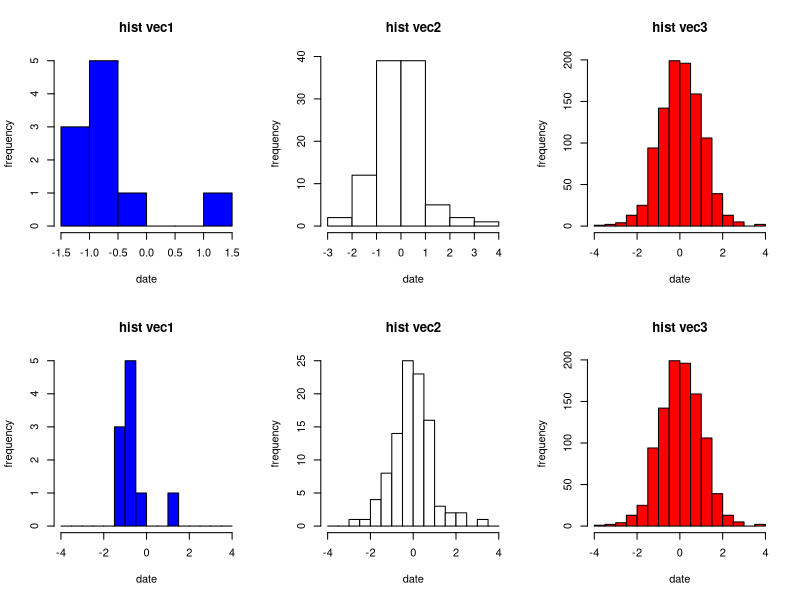

Generate this figure with R:
##############################################
#Problème 1#
##############################################

#Création des 3 vecteurs#

vec1=rnorm(10)
vec2=rnorm(100)
vec3=rnorm(1000)

####création d'un fichier pdf####
pdf("Problème1.pdf")

####Permet de définir que l'on veut en sortir des graphes organisés sur 2 colonnes et 3 lignes#
par(mfrow = c(2,3))


hist(vec1,col="blue",xlab="date",ylab="frequency",main="hist vec1")

hist(vec2,col="white",xlab="date",ylab="frequency",main="hist vec2")

hist(vec3,col="red",xlab="date",ylab="frequency",main="hist vec3")




#####Bonus - la commande permet de définir les limites de l'axe des abscisses identiques pour l'ensemble des graphes en se basant sur les valeurs min et max des 3 vecteurs 
hist(vec1,col="blue",xlab="date",ylab="frequency",main="hist vec1",breaks=c(seq(floor(min(c(vec1,vec2,vec3))),ceiling(max(c(vec1,vec2,vec3))),0.5)))
hist(vec2,col="white",xlab="date",ylab="frequency",main="hist vec2",breaks=c(seq(floor(min(c(vec1,vec2,vec3))),ceiling(max(c(vec1,vec2,vec3))),0.5)))
hist(vec3,col="red",xlab="date",ylab="frequency",main="hist vec3",breaks=c(seq(floor(min(c(vec1,vec2,vec3))),ceiling(max(c(vec1,vec2,vec3))),0.5)))

###finaliser le pdf##
dev.off()

